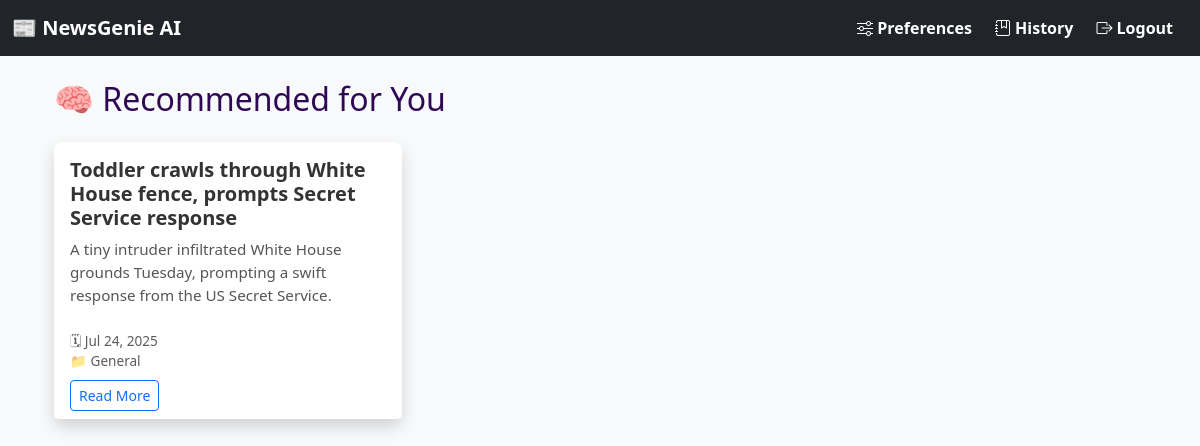
Before: /recommendations/ (signed in) with the older database file.
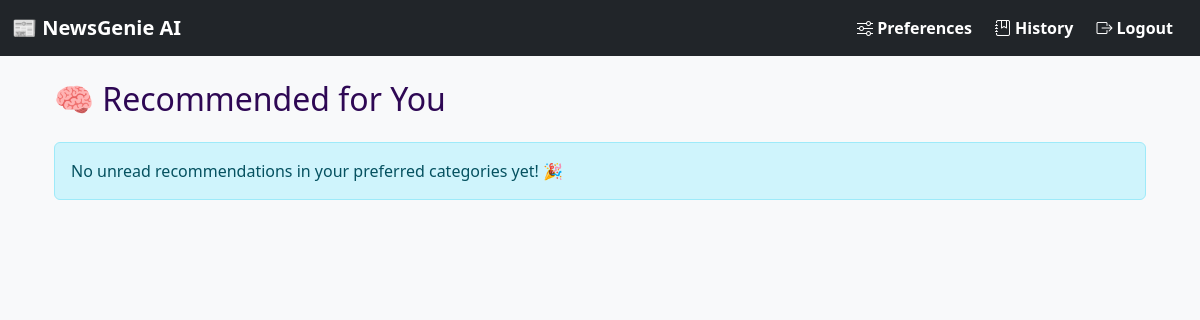
After: the same page with the newer database file.
### news/models.py (models this page shows, shortened)
class Article(models.Model):
    title = models.CharField(max_length=200)
    content = models.TextField()
    summary = models.TextField(blank=True, null=True)
    source_url = models.URLField()
    category = models.ForeignKey(Category, on_delete=models.CASCADE)
    published_date = models.DateTimeField(default=timezone.now)
    created_at = models.DateTimeField(auto_now_add=True)
    audio_file = models.FileField(upload_to='news_audio/', blank=True, null=True)
    link = models.URLField(max_length=500, unique=True, null=True, blank=True)
    source = models.CharField(max_length=100, default='Unknown')
    approved = models.BooleanField(default=False)
    class Meta:
        ordering = ['-published_date']

class Category(models.Model):
    name = models.CharField(max_length=100)
    description = models.TextField(blank=True)
    class Meta:
        verbose_name_plural = "Categories"

### news/views.py (the view)
# urls.py: path('recommendations/', views.recommendations, name='recommendations'),
@login_required
def recommendations(request):
    read_ids = ReadingHistory.objects.filter(user=request.user).values_list('article_id', flat=True)
    try:
        preferences = request.user.userpreference.categories.all()
        articles = Article.objects.filter(category__in=preferences, approved=True).exclude(id__in=read_ids)
    except UserPreference.DoesNotExist:
        articles = Article.objects.none()
    return render(request, 'news/recommendations.html', {'articles': articles})

### templates/news/recommendations.html (shortened to what this page needs)
{% extends 'base.html' %}
{% block content %}
<div class="container mt-4">
    <h2 class="mb-4">🧠 Recommended for You</h2>
    {% if articles %}
    <div class="row row-cols-1 row-cols-md-3 g-4">
        {% for article in articles %}
        <div class="col">
            <div class="card h-100 shadow rounded-3 border-0">
                <div class="card-body">
                    <h5 class="card-title">{{ article.title }}</h5>
                    <p class="card-text">{{ article.summary|truncatewords:25 }}</p>
                </div>
                <div class="card-footer bg-white border-top-0 text-muted small">
                    <span>🗓 {{ article.created_at|date:"M d, Y" }}</span><br>
                    <span>📁 {{ article.category.name }}</span><br>
                    <a href="{% url 'article_detail' article.pk %}" class="btn btn-sm btn-outline-primary mt-2">Read More</a>
                </div>
            </div>
        </div>
        {% endfor %}
    </div>
    {% else %}
    <div class="alert alert-info mt-3">
        No unread recommendations in your preferred categories yet! 🎉
    </div>
    {% endif %}
</div>
{% endblock %}

Changed rows visible on the page:
removed Article: title "Toddler crawls through White House fence, prompts Secret Service response", summary "A tiny intruder infiltrated White House grounds Tuesday, prompting a swift response from the US Secret Service.", created_at "Jul 24, 2025", category.name "General"
Other visible differences:
text now shown: "No unread recommendations in your preferred categories yet! 🎉"
